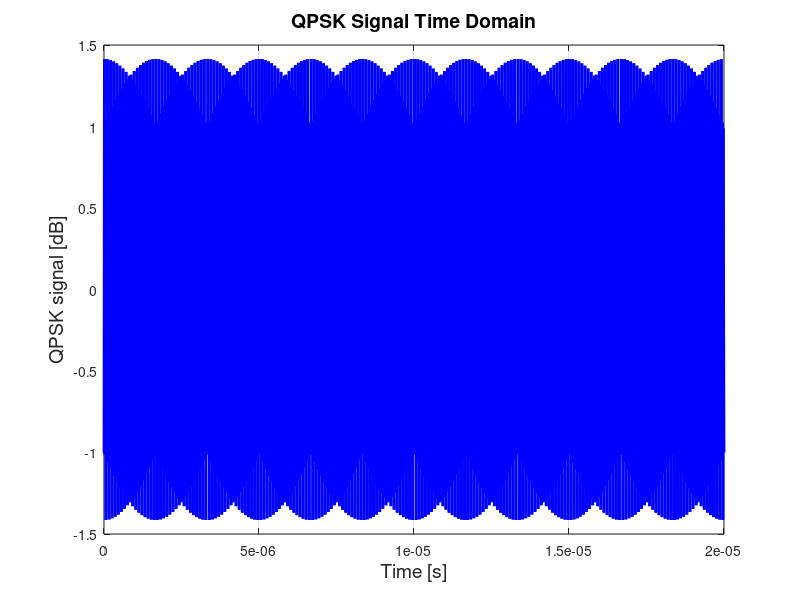

Recreate this plot in MATLAB. (Note: this script raises an error after producing the figure.)
% Author of the time2freq and freq2time functions:
%    Andela Zaric  02/09/2012
%    date of latest revision: 07/11/2016 (by Joao Felicio)

% Author of the QPSK modulator:
%     Joao Felicio

% Author of the current program:
% Miguel Albuquerque, Escola Naval, 2022

% The current program is a SAR passive radar simulator for static targets with zero-doppler values, using QPSK transmitted signal.
% QPSK signal is created based on a sequence of bits introduced by the user.
% For the SAR passive radar: 
% .Transmitter is on board of a moving platform.
% .There are 2 static antenna receivers.


% The simulator contains:
% . Doppler information, delay information, white noise addition, antennas radiation patterns influence, snell function between transmitter and receiver,
% . line of sight between transmitter-target and target-receiver and bistatic SAR processing. 



%**************** QPSK Modulator 
clear
close all
clc

%***************** INPUTS QPSK Modulator ******************
fc=30e6; %Carrier frequency, and the intermidiate frequency for calculations
c=3e8; % Speed of light 
lambda=c/fc; %Wavelength
Rb=fc/100; %Bitrate
fontsize=12;

%*******************************************

% Transmitted Signal uses this sequence of bits

sequence=[0,1,0,1,0,1,0,1,0,1,0,1]; % Introduce the sequence of bits to modulate 
Nb=length(sequence); %Number of bits
Ns=Nb/2; %Number of symbols

%Carrier
Ac=1; %Amplitude
wc=2*pi*fc;
Tc=1/fc; %Period
Tb=1/Rb; %Bit period
fs=2*40e6; %Sampling frequency
t_bit=linspace(0,Tb,round(Tb*fs)); %Time base of bit

QPSK_Signal=[];
Binary_signal=[];
bit=[];
Eb=Ac^2*Tb; %Bit energy
S=Eb*Rb; %Power of QPSK signal

PolarRZ=2*sequence-1;
for ss=1:length(sequence)/2
    I=PolarRZ(2*ss-1)*Ac.*cos(wc*t_bit); %I-channel
    Q=PolarRZ(2*ss)*Ac.*sin(wc*t_bit); %Q-channel
    
    %Adding noise
    QPSK_temp=I+Q;
    
    %Modulated QPSK signal
    QPSK_Signal=[QPSK_Signal,QPSK_temp];
end

t=linspace(0,Ns*Tb,length(QPSK_Signal));


%**************** Plot QPSK signal over time
fig=figure;
set(fig,'color','white');
plot(t,QPSK_Signal,'linewidth',2,'color','b');
xlabel('Time [s]','FontSize',14);
ylabel('QPSK signal [dB]','FontSize',14);
title('QPSK Signal Time Domain','FontSize',14)
%set(gca,'fontsize','fontsize',14);
grid on;

%**************** Plot frequency spectrum of QPSK signal

 [freq_XQPSK,X_QPSK]=time2freq(QPSK_Signal,t);
 fig=figure;
 hold on
 set(fig,'color','white');
 plot(abs(freq_XQPSK),20*log10(abs(X_QPSK)),'b','linewidth',2);
 %xlim ([20e6 40e6]);
 xlabel('Frequency [Hz]');
 ylabel('QPSK Spectrum [dB]');
 set(gca,'fontsize',fontsize);
 grid on;
 hold off

%********************************************  SAR Passive Radar Simulator

%***************** INPUTS  ******************

% Frequency RF

F_rf=2.45e9; % Desired central frequency for the simulator

% Bandwith

%idxx= find(20*log10(abs(X_QPSK))>-140); % Produce a cut in transmitted spectrum of 30dB
idxx=find(freq_XQPSK>=20e6,1);
idx2=find(freq_XQPSK<=40e6,1,'last');

freq_XQPSK_cut=freq_XQPSK(idxx:idx2);
X_QPSK_cut=X_QPSK(idxx:idx2);

%********** Plot the part of the spectrum of QPSK signal used to transmit
 maxval1=max(X_QPSK_cut);
 X_QPSK_cut=X_QPSK_cut/maxval1;
 fig=figure;
 hold on
 set(fig,'color','white');
 plot(freq_XQPSK_cut,20*log10(X_QPSK_cut),'b','linewidth',2);
 xlabel('Frequency [Hz]','FontSize',14);
 ylabel('QPSK Normalized Spectrum [dB]','FontSize',14);
 title('QPSK Spectrum','FontSize',14)
 %set(gca,'fontsize',fontsize);
 grid on;
 hold off
 

 total_BW=max(freq_XQPSK_cut)-min(freq_XQPSK_cut); % Bandwidth of the transmitted signal


% Transmitting antenna

alpha_zero_transmit=0.8; % Introduce desired receiver antenna pointing angle in radians
D_transmit=18; % Desired Antenna directivity in dBi

theta_3dB_transmit=sqrt(4*pi/(10^(D_transmit/10))); % Transmitter antenna HPBW
teta_flutuations_transm=theta_3dB_transmit/2; % Define the flutuation angle value, used for detection between transmitter-target


% Surveillance antenna

alpha_zero_surv=2; % Introduce desired receiver pointing antenna angle in radians
D_surv=18; % Desired Antenna directivity in dBi

% Reference antenna

alpha_zeroSVref=3.1; % Introduce desired receiver antenna angle in radians
D_ref=18; % Desired Antenna directivity in dBi

% snell function

theta_3dB_surv=sqrt(4*pi/(10^(D_surv/10))); % Surveillance Antenna HPBW
teta_flutuations_reflec=theta_3dB_surv/2; % Define the flutuation angle value, used for detection between target-surveillance antenna


%**************** Define targets, Surveillance area and radar positions

% White Noise addition 

SNR=-26; % Introduce white noise SNR value, applied to surveillance signal


% Define surveillance area and targets
Lp=1; % Pixel length
Nx= zeros(1,400); % dimension in x, horizontal of surveillance area
Ny= zeros(400,1); % dimension in y, vertical  of surveillance area
AoI=Nx.*Ny; % Surveillance area

% Horizontal targets
AoI(300,337) = 1; % define targets, set row 4, from column 7-10 to 1.


normal_ntarget1=[0 -1]; % Introduce a normal vector to the targets, used for angles calculations

% Receiver antenna position

% Surveillance antenna coordinates
X_receiver=400;
Y_receiver=400;

% Reference antenna coordinates

X_receiverref=400;
Y_receiverref=390;

% Transmitter antenna x coordinate

X_transmitter=400;


% Transmitter antenna y coordinate, by defining platform moovement along y
% axis

number_stops=400; % Desired Number of times for radar transmission
Vr=250; % platform velocity in meters/second


distance=length(Ny)*Lp; % Area dimension in meters
total_time=distance/Vr; % Time spended by the platform to get across the area dimension in seconds
time_waypoints=total_time/number_stops; % Time between transmissions
waypoints=[1:Vr*time_waypoints:distance]; % Y coordinates for radar transmissions
waypoints=round(waypoints);


%***************** Targets detection code  ******************


surv_matrix=zeros(length(X_QPSK_cut),length(waypoints)); % Define surveillance Signal matrix
ref_matrix=zeros(length(X_QPSK_cut),length(waypoints)); % Define Reference Signal matrix
QPSK_matrix=zeros(length(X_QPSK_cut),length(waypoints)); % Define QPSK Signal matrix
distance_matrix=zeros(1,length(waypoints)); % Define distance Signal matrix
R1_matrix=zeros(1,length(waypoints)); % Define distance Signal matrix
Rm_matrix=zeros(1,length(waypoints)); % Define distance Signal matrix
R2_matrix=zeros(1,length(waypoints)); % Define distance Signal matrix

for i=1:numel(waypoints) % For each waypoint
    Y_transmitter = waypoints(i);

   for xx=1:400
    for yy=1:400
         if AoI(xx,yy) ~= 0 % Target detection
            X_target= xx;
            Y_target= yy;
            VTransmitter_target=[X_target-X_transmitter Y_target-Y_transmitter]; % Vector transmitter-target
            Vectors_product=dot( VTransmitter_target,normal_ntarget1)/(norm(VTransmitter_target)*norm(normal_ntarget1));
            angle_transmitter =180-acosd(Vectors_product); % angle between transmitter-target
            VTarget_receiver=[X_target-X_receiver Y_target-Y_receiver]; % Vector Target-receiver
            Vectors_product_3=dot( VTarget_receiver,normal_ntarget1)/(norm(VTarget_receiver)*norm(normal_ntarget1));
            angle_receiver =acosd(Vectors_product_3); % angle between target-receiver
            Vectors_product_2= Colin_vectors(VTransmitter_target,VTarget_receiver);
            status=snell_function(angle_transmitter,angle_receiver, ...
            teta_flutuations_reflec,teta_flutuations_transm,Vectors_product_2);
            Pr = LoS_receiver(X_receiver,Y_receiver,X_target,Y_target,AoI); % Line of sight between target-receiver
            Pt = LoS_transmitter(X_transmitter,Y_transmitter,X_target,Y_target,AoI); % Line of sight between transmitter-target
            Wi_ref = RXGaussian_ref(X_receiverref,Y_receiverref,X_transmitter, ...
            Y_transmitter,alpha_zeroSVref,D_ref); % Reference antenna radiation pattern
            Wi_Surv= RXGaussian(X_receiver,Y_receiver,X_target,Y_target,alpha_zero_surv,D_surv); % Surveillance antenna radiation pattern
            Wi_transmit=RXGaussian_transmit(X_target,Y_target,X_transmitter, ...
            Y_transmitter,alpha_zero_transmit,D_transmit); % Transmitter antenna radiation pattern

           
                 if status ==1 & Pt ==1 & Pr ==1  & Wi_Surv ~=0 & Wi_transmit ~=0  % SAR Passive detection

                        target=yy;
                        R1=sqrt( (X_transmitter-X_target).^2 + (Y_transmitter-Y_target).^2); % Distance transmitter-target in meters
                        R2=sqrt( (X_receiver-X_target).^2 + (Y_receiver-Y_target).^2); % Distance Receiver-target in meters
                        Rd=sqrt( (X_receiverref-X_transmitter).^2 + (Y_receiverref-Y_transmitter).^2); % Distance Transmitter-Receiver in meters
                        k0=(2*pi*freq_XQPSK_cut)/c; % Wave index variable in radians
                        V=Vr*cosd(90-angle_transmitter); % Platform velocity for doppler information
                        lambda2=c./F_rf; % Wavelength in meters
                        fB=V./lambda2; % Convert speed to doppler shift in Hz
                        Kd=(2*pi*fB)/c; % Surveillance Doppler information
                        fB_ref=Vr./lambda; % Convert speed to doppler shift in Hz
                        kd_ref=(2*pi*fB_ref)/c; % Reference Doppler information
                        doppler_freqSurv=freq_XQPSK_cut+fB; % Surveillance Doppler frequency
                        doppler_freqRef=freq_XQPSK_cut+fB_ref; % Reference Doppler frequency
                        Surveillance_SignalFD=Wi_transmit*Wi_Surv*(1/(R1+R2))*X_QPSK_cut.*exp(-1*j*(k0+Kd)*(R1+R2)); % Surveillance Signal frequency domain
                        %Surveillance_SignalFD=awgn(Surveillance_SignalFD,SNR,'measured'); % Introduce white gaussian Noise
                        surv_matrix(:,i)=Surveillance_SignalFD.';  % Surveillance Signal of entire detections in frequency domain
                        Reference_SignalFD=Wi_transmit*Wi_ref*(1/Rd)*X_QPSK_cut.*exp(-1*j*(k0+kd_ref)*Rd); % Reference Signal frequency domain
                        ref_matrix(:,i)=Reference_SignalFD.'; % Reference Signal of entire detections in frequency domain
                        distance_matrix(yy,i)=R1+R2-Rd;
                        R1_matrix(yy,i)=R1;
                        R2_matrix(yy,i)=R2;
                        fprintf('\n Coordenadas do avião(%d,%d)',X_transmitter,Y_transmitter);
                        fprintf('\n Coordenadas do alvo(%d,%d)',X_target,Y_target);
                        fprintf('\n Distância transmissor-alvo R1 %4.2f metros',R1);
                        fprintf('\n Distância alvo-recetor R2 %4.2f metros',R2);
                        fprintf('\n Distância transmissor-recetor Rd %4.2f metros',Rd);
                     continue
                      
                 end   

            end
             
         end
   end
end
distance_matrix( ~any(distance_matrix,2), : ) = [];  
R1_matrix( ~any(R1_matrix,2), : ) = [];  
R2_matrix( ~any(R2_matrix,2), : ) = [];  
